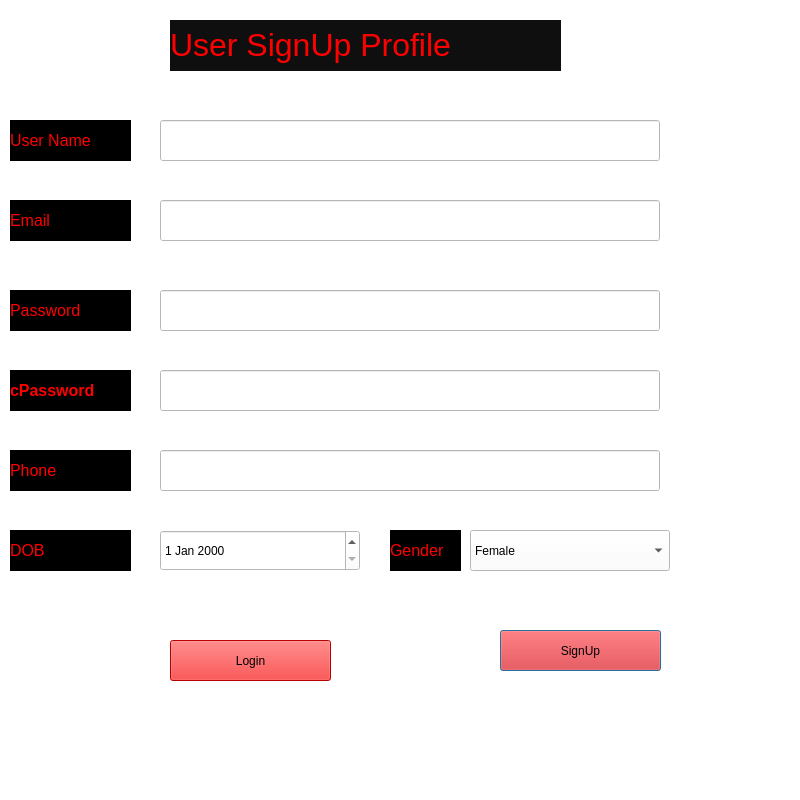
<?xml version="1.0" encoding="UTF-8"?>
<ui version="4.0">
 <class>Dialog</class>
 <widget class="QDialog" name="Dialog">
  <property name="geometry">
   <rect>
    <x>0</x>
    <y>0</y>
    <width>800</width>
    <height>800</height>
   </rect>
  </property>
  <property name="windowTitle">
   <string>Dialog</string>
  </property>
  <property name="styleSheet">
   <string notr="true">font: 12pt &quot;MS Shell Dlg 2&quot;;
background-color: rgb(255, 255, 255);</string>
  </property>
  <widget class="QLineEdit" name="email">
   <property name="geometry">
    <rect>
     <x>160</x>
     <y>200</y>
     <width>500</width>
     <height>41</height>
    </rect>
   </property>
   <property name="styleSheet">
    <string notr="true">background-color: rgb(85, 255, 0);
background-color: rgb(255, 255, 255);
font: 75 12pt &quot;MS Shell Dlg 2&quot;;</string>
   </property>
   <property name="text">
    <string/>
   </property>
  </widget>
  <widget class="QPushButton" name="signupbutton">
   <property name="geometry">
    <rect>
     <x>500</x>
     <y>630</y>
     <width>161</width>
     <height>41</height>
    </rect>
   </property>
   <property name="styleSheet">
    <string notr="true">background-color: rgb(255, 0, 0);
font: 75 12pt &quot;MS Shell Dlg 2&quot;;</string>
   </property>
   <property name="text">
    <string>SignUp</string>
   </property>
  </widget>
  <widget class="QLineEdit" name="name">
   <property name="geometry">
    <rect>
     <x>160</x>
     <y>120</y>
     <width>500</width>
     <height>41</height>
    </rect>
   </property>
   <property name="styleSheet">
    <string notr="true">background-color: rgb(85, 85, 0);
background-color: rgb(255, 255, 255);
font: 10pt &quot;MS Shell Dlg 2&quot;;</string>
   </property>
   <property name="text">
    <string/>
   </property>
  </widget>
  <widget class="QLineEdit" name="password">
   <property name="geometry">
    <rect>
     <x>160</x>
     <y>290</y>
     <width>500</width>
     <height>41</height>
    </rect>
   </property>
   <property name="styleSheet">
    <string notr="true">background-color: rgb(85, 85, 0);
background-color: rgb(255, 255, 255);
font: 10pt &quot;MS Shell Dlg 2&quot;;</string>
   </property>
  </widget>
  <widget class="QLabel" name="label_2">
   <property name="geometry">
    <rect>
     <x>10</x>
     <y>200</y>
     <width>121</width>
     <height>41</height>
    </rect>
   </property>
   <property name="styleSheet">
    <string notr="true">background-color: rgb(0, 0, 0);
font-size : 12pt;</string>
   </property>
   <property name="text">
    <string>&lt;html&gt;&lt;head/&gt;&lt;body&gt;&lt;p&gt;&lt;span style=&quot; color:#ff0000;&quot;&gt;Email&lt;/span&gt;&lt;/p&gt;&lt;/body&gt;&lt;/html&gt;</string>
   </property>
  </widget>
  <widget class="QLabel" name="label_3">
   <property name="geometry">
    <rect>
     <x>10</x>
     <y>290</y>
     <width>121</width>
     <height>41</height>
    </rect>
   </property>
   <property name="styleSheet">
    <string notr="true">background-color: rgb(0, 0, 0);
font-size : 12pt;</string>
   </property>
   <property name="text">
    <string>&lt;html&gt;&lt;head/&gt;&lt;body&gt;&lt;p&gt;&lt;span style=&quot; color:#ff0000;&quot;&gt;Password&lt;/span&gt;&lt;/p&gt;&lt;/body&gt;&lt;/html&gt;</string>
   </property>
  </widget>
  <widget class="QLabel" name="label_4">
   <property name="geometry">
    <rect>
     <x>10</x>
     <y>120</y>
     <width>121</width>
     <height>41</height>
    </rect>
   </property>
   <property name="styleSheet">
    <string notr="true">background-color: rgb(0, 0, 0);
font-size : 12pt;</string>
   </property>
   <property name="text">
    <string>&lt;html&gt;&lt;head/&gt;&lt;body&gt;&lt;p&gt;&lt;span style=&quot; color:#ff0000;&quot;&gt; User Name&lt;/span&gt;&lt;/p&gt;&lt;/body&gt;&lt;/html&gt;</string>
   </property>
  </widget>
  <widget class="QLineEdit" name="confirmpass">
   <property name="geometry">
    <rect>
     <x>160</x>
     <y>370</y>
     <width>500</width>
     <height>41</height>
    </rect>
   </property>
   <property name="styleSheet">
    <string notr="true">background-color: rgb(85, 85, 0);
background-color: rgb(255, 255, 255);
font: 10pt &quot;MS Shell Dlg 2&quot;;</string>
   </property>
   <property name="text">
    <string/>
   </property>
  </widget>
  <widget class="QLabel" name="label_5">
   <property name="geometry">
    <rect>
     <x>10</x>
     <y>370</y>
     <width>121</width>
     <height>41</height>
    </rect>
   </property>
   <property name="styleSheet">
    <string notr="true">background-color: rgb(0, 0, 0);
font-size : 12pt;</string>
   </property>
   <property name="text">
    <string>&lt;html&gt;&lt;head/&gt;&lt;body&gt;&lt;p&gt;&lt;span style=&quot; font-weight:600; color:#ff0000;&quot;&gt;cPassword&lt;/span&gt;&lt;/p&gt;&lt;/body&gt;&lt;/html&gt;</string>
   </property>
  </widget>
  <widget class="QPushButton" name="loginbutton">
   <property name="geometry">
    <rect>
     <x>170</x>
     <y>640</y>
     <width>161</width>
     <height>41</height>
    </rect>
   </property>
   <property name="styleSheet">
    <string notr="true">background-color: rgb(255, 0, 0);
font: 75 12pt &quot;MS Shell Dlg 2&quot;;</string>
   </property>
   <property name="text">
    <string>Login</string>
   </property>
  </widget>
  <widget class="QLineEdit" name="phone">
   <property name="geometry">
    <rect>
     <x>160</x>
     <y>450</y>
     <width>500</width>
     <height>41</height>
    </rect>
   </property>
   <property name="styleSheet">
    <string notr="true">background-color: rgb(85, 85, 0);
background-color: rgb(255, 255, 255);
font: 10pt &quot;MS Shell Dlg 2&quot;;</string>
   </property>
   <property name="text">
    <string/>
   </property>
  </widget>
  <widget class="QLabel" name="label_6">
   <property name="geometry">
    <rect>
     <x>390</x>
     <y>530</y>
     <width>71</width>
     <height>41</height>
    </rect>
   </property>
   <property name="styleSheet">
    <string notr="true">background-color: rgb(0, 0, 0);
font-size : 12pt;</string>
   </property>
   <property name="text">
    <string>&lt;html&gt;&lt;head/&gt;&lt;body&gt;&lt;p&gt;&lt;span style=&quot; color:#ff0000;&quot;&gt;Gender&lt;/span&gt;&lt;/p&gt;&lt;/body&gt;&lt;/html&gt;</string>
   </property>
  </widget>
  <widget class="QLabel" name="label_7">
   <property name="geometry">
    <rect>
     <x>10</x>
     <y>530</y>
     <width>121</width>
     <height>41</height>
    </rect>
   </property>
   <property name="styleSheet">
    <string notr="true">background-color: rgb(0, 0, 0);
font-size : 12pt;</string>
   </property>
   <property name="text">
    <string>&lt;html&gt;&lt;head/&gt;&lt;body&gt;&lt;p&gt;&lt;span style=&quot; color:#ff0000;&quot;&gt;DOB&lt;/span&gt;&lt;/p&gt;&lt;/body&gt;&lt;/html&gt;</string>
   </property>
  </widget>
  <widget class="QLabel" name="phonenum">
   <property name="geometry">
    <rect>
     <x>10</x>
     <y>450</y>
     <width>121</width>
     <height>41</height>
    </rect>
   </property>
   <property name="styleSheet">
    <string notr="true">background-color: rgb(0, 0, 0);
font-size : 12pt;</string>
   </property>
   <property name="text">
    <string>&lt;html&gt;&lt;head/&gt;&lt;body&gt;&lt;p&gt;&lt;span style=&quot; color:#ff0000;&quot;&gt;Phone&lt;/span&gt;&lt;/p&gt;&lt;/body&gt;&lt;/html&gt;</string>
   </property>
  </widget>
  <widget class="QDateEdit" name="dob">
   <property name="geometry">
    <rect>
     <x>160</x>
     <y>530</y>
     <width>200</width>
     <height>41</height>
    </rect>
   </property>
   <property name="styleSheet">
    <string notr="true">background-color: rgb(255, 255, 255);</string>
   </property>
  </widget>
  <widget class="QComboBox" name="gender">
   <property name="geometry">
    <rect>
     <x>470</x>
     <y>530</y>
     <width>200</width>
     <height>41</height>
    </rect>
   </property>
   <property name="styleSheet">
    <string notr="true">background-color: rgb(255, 255, 255);</string>
   </property>
   <item>
    <property name="text">
     <string>Female</string>
    </property>
   </item>
   <item>
    <property name="text">
     <string>Male</string>
    </property>
   </item>
  </widget>
  <widget class="QLabel" name="label">
   <property name="geometry">
    <rect>
     <x>170</x>
     <y>20</y>
     <width>391</width>
     <height>51</height>
    </rect>
   </property>
   <property name="styleSheet">
    <string notr="true">background-color: rgb(93, 93, 93);
background-color: rgb(15, 15, 15);</string>
   </property>
   <property name="text">
    <string>&lt;html&gt;&lt;head/&gt;&lt;body&gt;&lt;p&gt;&lt;span style=&quot; font-size:24pt; color:#ff0000;&quot;&gt;	User SignUp Profile&lt;/span&gt;&lt;/p&gt;&lt;/body&gt;&lt;/html&gt;</string>
   </property>
  </widget>
 </widget>
 <resources/>
 <connections/>
</ui>
